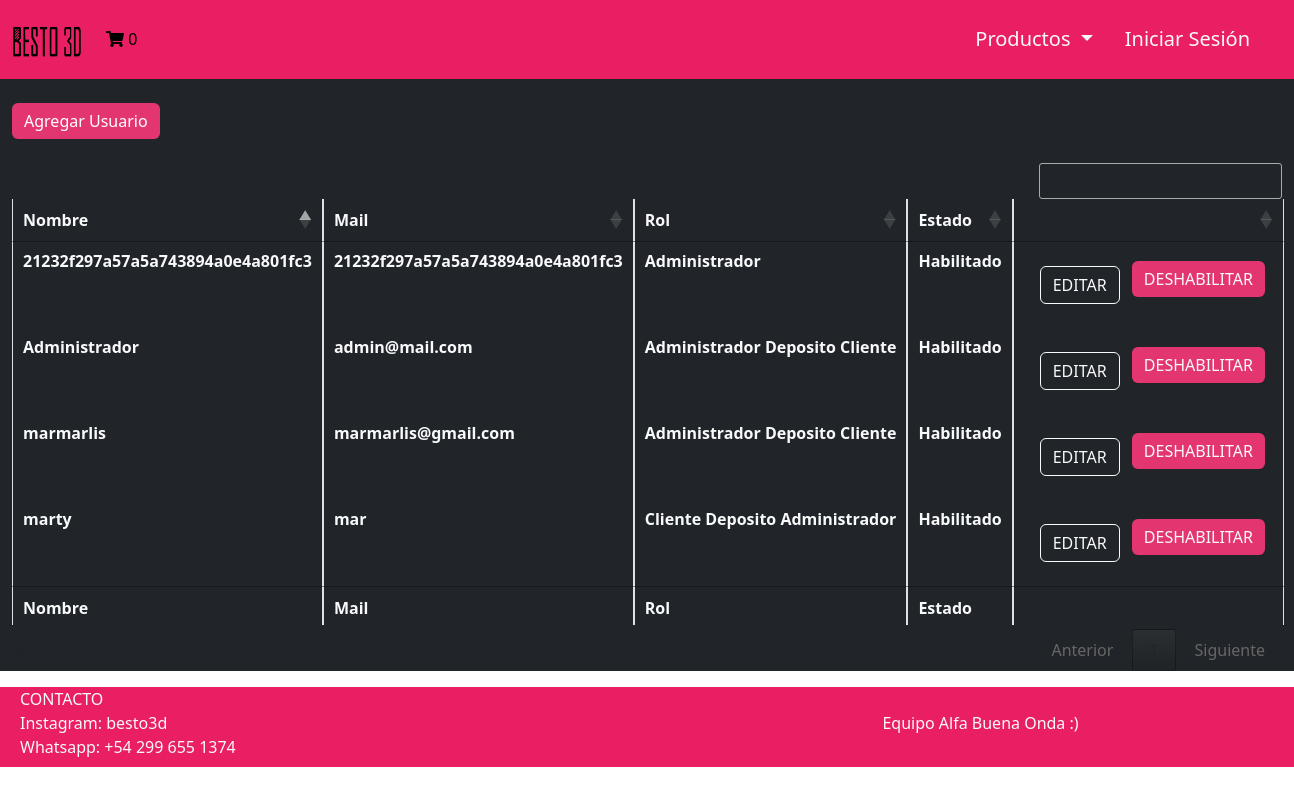
The page /Vista/GestionUsuarios.php on the database as committed earlier.
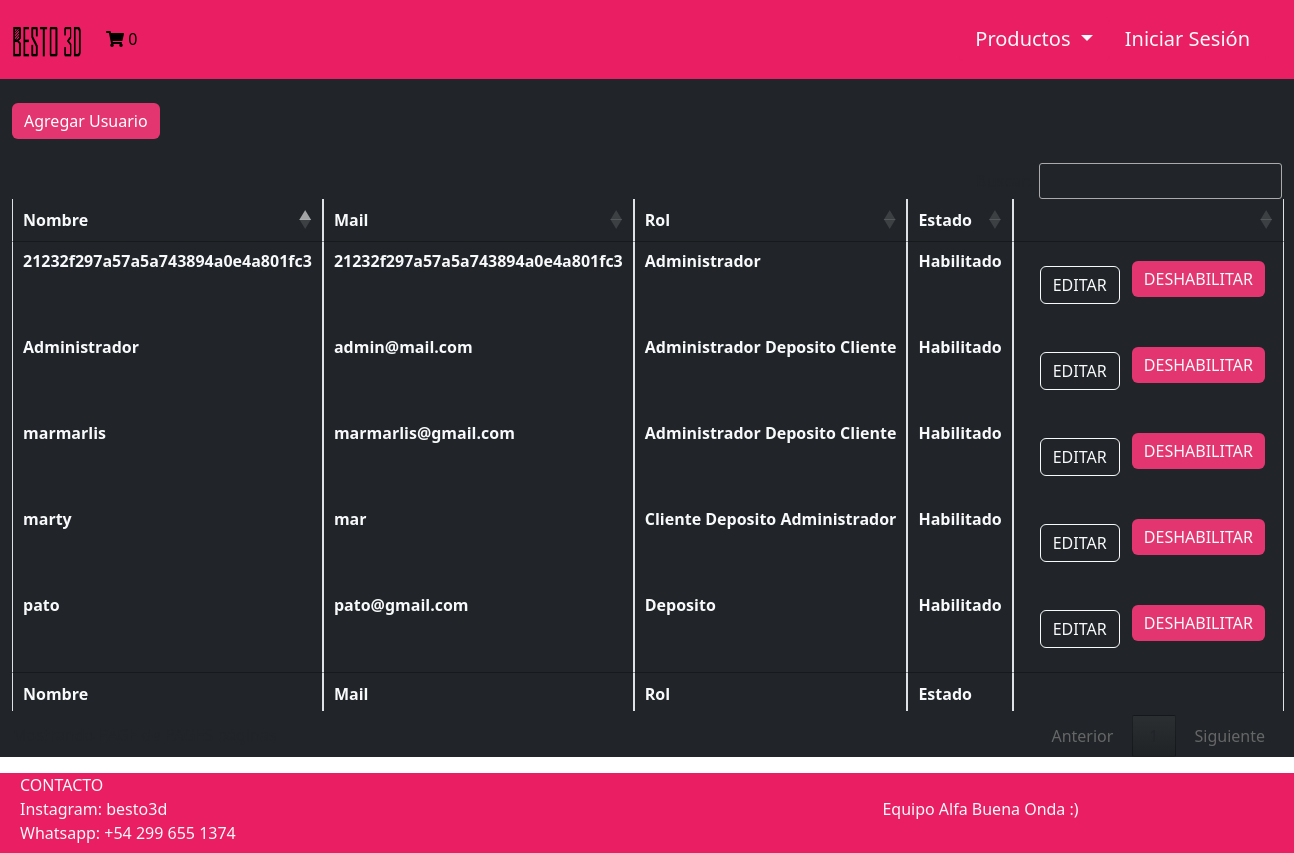
The same page on the database as committed later.
### tables this page shows
CREATE TABLE `usuario` (
  `idusuario` bigint(20) NOT NULL,
  `usnombre` varchar(50) NOT NULL,
  `uspass` varchar(150) NOT NULL,
  `usmail` varchar(50) NOT NULL,
  `usdeshabilitado` timestamp NULL DEFAULT NULL
);

CREATE TABLE `rol` (
  `idrol` bigint(20) NOT NULL,
  `rodescripcion` varchar(50) NOT NULL
);

### Modelo/Usuario.php (called while the page is built, shortened)
<?php
class Usuario
{
    private $idusuario;
    private $usnombre;
    private $usmail;
    private $usdeshabilitado;
    public function __construct()
    {
        $this->idusuario = "";
        $this->usnombre = "";
        $this->usmail = "";
        $this->usdeshabilitado = "";
    }
    public function getidusuario()
    {
        return $this->idusuario;
    }
    public function setidusuario($valor)
    {
        $this->idusuario = $valor;
    }
    public function getusnombre()
    {
        return $this->usnombre;
    }
    public function setusnombre($valor)
    {
        $this->usnombre = $valor;
    }
    public function getusmail()
    {
        return $this->usmail;
    }
    public function setusmail($valor)
    {
        $this->usmail = $valor;
    }
    public function getusdeshabilitado()
    {
        return $this->usdeshabilitado;
    }
    public function setusdeshabilitado($valor)
    {
        $this->usdeshabilitado = $valor;
    }
    public static function listar($parametro = "")
    {
        $arreglo = array();
        $base = new BaseDatos();
        $sql = "SELECT * FROM Usuario ";
        if ($parametro != "") {
            $sql .= 'WHERE ' . $parametro;
        }
        $res = $base->Ejecutar($sql);
        if ($res > -1) {
            if ($res > 0) {
                while ($row = $base->Registro()) {
                    $obj = new Usuario();
                    $obj->setear($row['idusuario'], $row['usnombre'], $row['uspass'], $row['usmail'], $row['usdeshabilitado']);
                    array_push($arreglo, $obj);
                }
            }
        } else {
        }
        return $arreglo;
    }
}

### Modelo/Conector/BaseDatos.php (called while the page is built, shortened)
<?php
class BaseDatos extends PDO {
  	private $conec;
  	private $indice;
  	private $resultado;
    public function __construct(){
        $this->indice =0;
        try {
           $this->conec=true;
        }catch (PDOException $e) {
            $this->sql = $e->getMessage();
            $this->conec=false;
        }
    }
    public function Iniciar(){
        return $this->getConec();
    }
    public function getConec(){
        return $this->conec;
    }
    public function setSQL($e){
        return "\n".$this->sql = $e;
    }
    public function Ejecutar($sql){
        if ( stristr($sql,"select")){
            $resp =  $this->EjecutarSelect($sql);
        }
        return $resp;
   }
   private function EjecutarSelect($sql){
       $cant = -1;
       $resultado=parent::query($sql);
       if(!$resultado){
           $this->analizarDebug();
       }else {
          $arregloResult = $resultado->fetchAll();
          $cant = count($arregloResult);
       }
       return $cant;
   }
   public function Registro() {
       $filaActual = false;
       $indiceActual = $this->getIndice();
       if ($indiceActual>=0) {
           $filas = $this->getResultado();
           if($indiceActual<count($filas)){
               $filaActual =  $filas[$indiceActual];
           }else {
               $this->setIndice(-1);
           }
       }
       return $filaActual;
   }
   private function setIndice ($valor){
       $this->indice = $valor;
   }
   private function getIndice (){
       return $this->indice;
   }
   private function setResultado($valor){
       $this->resultado = $valor;
   }
   private function getResultado(){
      return $this->resultado;
   }
}

### Control/C_Usuario.php (called while the page is built, shortened)
<?php
class C_Usuario
{
    public function buscar($param)
    {
        $where = " true ";
        $obj = new Usuario();
        $arreglo =  $obj->listar($where);
        return $arreglo;
    }
}

### Modelo/UsuarioRol.php (called while the page is built, shortened)
<?php
include_once '../Modelo/Conector/BaseDatos.php';
class UsuarioRol
{
    public function buscar($idusuariorol)
    {
        $base = new BaseDatos();
        $resp = false;
        $sql = "SELECT * FROM usuarioRol WHERE idusuariorol = '" . $idusuariorol . "'";
        if ($base->Iniciar()) {
            if ($base->Ejecutar($sql)) {
                if ($row2 = $base->Registro()) {
                    $usuario = new Usuario();
                    $rol = new Rol();
                    $rol->buscar($row2['idrol']);
                    $resp = true;
                }
            } else {
                $this->setMensaje($base->getError());
            }
        } else {
            $this->setMensaje($base->getError());
        }
        return $resp;
    }
    public function listar($condicion = '')
    {
        $array = null;
        $base = new BaseDatos();
        $sql =  "select * from usuariorol";
        if ($condicion != '') {
            $sql = $sql . ' where ' . $condicion;
        }
        if ($base->Iniciar()) {
            if ($base->Ejecutar($sql)) {
                $array = array();
                while ($row2 = $base->Registro()) {
                    $objusuarioRol = new usuarioRol();
                    $objusuarioRol->buscar($row2['idusuariorol']);
                    $array[] = $objusuarioRol;
                }
            } else {
                $this->setMensaje($base->getError());
            }
        } else {
            $this->setMensaje($base->getError());
        }
        return $array;
    }
}

### Util/funciones.php (called while the page is built, shortened)
<?php
spl_autoload_register(function ($class_name){
    $directorys = array(
        $GLOBALS['ROOT'].'Modelo/',
        $GLOBALS['ROOT'].'Modelo/Conector/',
        $GLOBALS['ROOT'].'Control/',
    );
    foreach($directorys as $directory){
        if(file_exists($directory.$class_name . '.php')){
            return;
        }
    }
});
?>

### Control/C_Usuariorol.php (called while the page is built, shortened)
<?php
include_once '../Modelo/Usuariorol.php';
class C_Usuariorol
{
    public function buscar($param){
        $where = " true ";
        if ($param<>NULL){
            $where .= '';
            if  (isset($param['idusuario']))
                    $where.=" and idusuario ='".$param['idusuario']."'";
        }
        $obj = new Usuariorol();
        $arreglo =  $obj->listar($where);
        return $arreglo;
    }
}

### Modelo/Rol.php (called while the page is built, shortened)
<?php
include_once '../Modelo/Conector/BaseDatos.php';
class Rol
{
    public function buscar($idrol)
    {
        $base = new BaseDatos();
        $resp = false;
        $sql = "SELECT * FROM rol WHERE idrol = '" . $idrol . "'";
        if ($base->Iniciar()) {
            if ($base->Ejecutar($sql)) {
                if ($row2 = $base->Registro()) {
                    $resp = true;
                }
            } else {
                $this->setMensaje($base->getError());
            }
        } else {
            $this->setMensaje($base->getError());
        }
        return $resp;
    }
}

### Vista/GestionUsuarios.php (the view, shortened to what the changed rows need)
<?php
include_once('Common/Header.php');
?>
<?php
$objUsuario = new C_Usuario();
$usuarios = $objUsuario->buscar([]);
?>
<div class="container-fluid bg-dark ">
<br/>
<br/><br/>
    <table id="lista_usuarios" class="text-light table table-bordered nowrap  table-condensed" style="width:100%">
        <thead>
            <tr>
                <th class="text" data-priority="1"> Nombre </th>
                <th class="text" data-priority="1"> Mail </th>
                <th class="text" data-priority="1"> Rol </th>
                <th class="text" data-priority="1"> Estado </th>
                <th></th>
            </tr>
        </thead>
        <tbody class="text-light">
            <?php foreach ($usuarios as $usuario) {
                $estadoUsuario = $usuario->getUsdeshabilitado() == '0000-00-00 00:00:00' ? "Habilitado" : "Deshabilitado";
                $objUsuarioRol = new C_UsuarioRol();
                $rolesUsuario = $objUsuarioRol->buscar(['idusuario' => $usuario->getIdusuario()]);
                $txtRoles = "";
                foreach ($rolesUsuario as $rol) {
                    $txtRoles = $txtRoles . " " . $rol->getIdrol()->getRodescripcion();
                } ?>
                <tr>
                    <th> <?php echo $usuario->getUsnombre(); ?> </th>
                    <th> <?php echo $usuario->getUsmail(); ?> </th>
                    <th> <?php echo $txtRoles; ?> </th>
                    <th> <?php echo $estadoUsuario ?> </th>
                    <th><form method='post' action='EditarUsuario.php' id="'<?php echo $usuario->getIdUsuario() ?>">
                                    <button type="submit" class="ms-3 mt-3 text-decoration-none btn btn-outline-light"> EDITAR </button>
                                    <?php echo $usuario->getUsdeshabilitado() == "0000-00-00 00:00:00" ?
                                        "<button type='button' class='mx-2 mt-1 text-decoration-none btn deshabilitar text-light' id='botonModal'>
                        DESHABILITAR
                        </button>" :
                                        "<button type='button' class='mx-2 mb-1 text-decoration-none btn habilitar' id='botonModal'>
                        HABILITAR
                        </button>";
                                    ?>
                                </form></th>
                </tr>
            <?php
            } ?>
        </tbody>
        <tfoot>
            <tr>
                <th> Nombre </th>
                <th> Mail </th>
                <th> Rol </th>
                <th> Estado </th>
                <th></th>
            </tr>
        </tfoot>
    </table>
</div>
<?php include_once('Common/Footer.php'); ?>

Rows that differ between the two databases and show on the page:
added usuario: usnombre "pato", usmail "pato@gmail.com", rol.rodescripcion "Deposito", usdeshabilitado "Habilitado", shows "DESHABILITAR"
